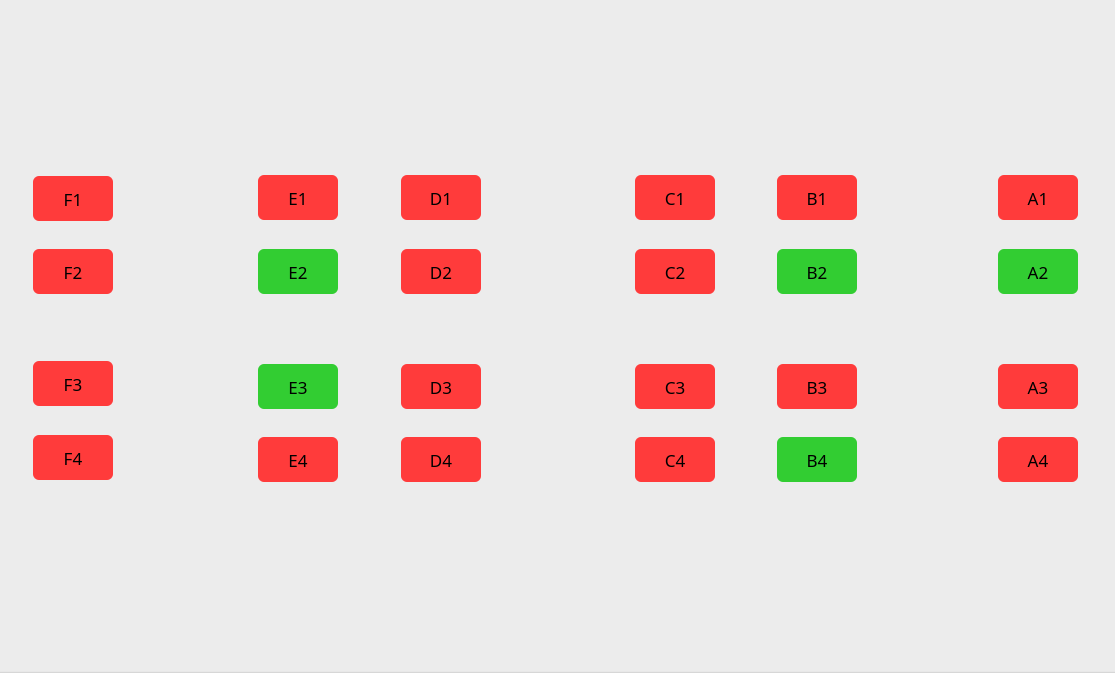
<?xml version="1.0" encoding="UTF-8"?>
<ui version="4.0">
 <class>ParkingMapWidgetB2F</class>
 <widget class="QWidget" name="ParkingMapWidgetB2F">
  <property name="geometry">
   <rect>
    <x>0</x>
    <y>0</y>
    <width>1115</width>
    <height>673</height>
   </rect>
  </property>
  <property name="windowTitle">
   <string>Form</string>
  </property>
  <widget class="QGroupBox" name="groupBox">
   <property name="geometry">
    <rect>
     <x>-12</x>
     <y>-18</y>
     <width>1132</width>
     <height>691</height>
    </rect>
   </property>
   <property name="styleSheet">
    <string notr="true">QGroupBox {
    background-image: url(:/images/parkingbox_B2F.png);
    background-repeat: no-repeat;
    background-position: center;
    background-origin: content;
}

QPushButton {
    background-color: #FF3B3B;
    border-radius: 6px;
}</string>
   </property>
   <property name="title">
    <string/>
   </property>
   <widget class="QPushButton" name="A1_button">
    <property name="geometry">
     <rect>
      <x>1010</x>
      <y>193</y>
      <width>80</width>
      <height>45</height>
     </rect>
    </property>
    <property name="font">
     <font>
      <family>맑은 고딕</family>
      <pointsize>13</pointsize>
     </font>
    </property>
    <property name="text">
     <string>A1</string>
    </property>
   </widget>
   <widget class="QPushButton" name="A2_button">
    <property name="geometry">
     <rect>
      <x>1010</x>
      <y>267</y>
      <width>80</width>
      <height>45</height>
     </rect>
    </property>
    <property name="font">
     <font>
      <family>맑은 고딕</family>
      <pointsize>13</pointsize>
     </font>
    </property>
    <property name="styleSheet">
     <string notr="true">QPushButton{
	background-color : #32CD32;
}</string>
    </property>
    <property name="text">
     <string>A2</string>
    </property>
   </widget>
   <widget class="QPushButton" name="A3_button">
    <property name="geometry">
     <rect>
      <x>1010</x>
      <y>382</y>
      <width>80</width>
      <height>45</height>
     </rect>
    </property>
    <property name="font">
     <font>
      <family>맑은 고딕</family>
      <pointsize>13</pointsize>
     </font>
    </property>
    <property name="text">
     <string>A3</string>
    </property>
   </widget>
   <widget class="QPushButton" name="A4_button">
    <property name="geometry">
     <rect>
      <x>1010</x>
      <y>455</y>
      <width>80</width>
      <height>45</height>
     </rect>
    </property>
    <property name="font">
     <font>
      <family>맑은 고딕</family>
      <pointsize>13</pointsize>
     </font>
    </property>
    <property name="text">
     <string>A4</string>
    </property>
   </widget>
   <widget class="QPushButton" name="B1_button">
    <property name="geometry">
     <rect>
      <x>789</x>
      <y>193</y>
      <width>80</width>
      <height>45</height>
     </rect>
    </property>
    <property name="font">
     <font>
      <family>맑은 고딕</family>
      <pointsize>13</pointsize>
     </font>
    </property>
    <property name="text">
     <string>B1</string>
    </property>
   </widget>
   <widget class="QPushButton" name="B2_button">
    <property name="geometry">
     <rect>
      <x>789</x>
      <y>267</y>
      <width>80</width>
      <height>45</height>
     </rect>
    </property>
    <property name="font">
     <font>
      <family>맑은 고딕</family>
      <pointsize>13</pointsize>
     </font>
    </property>
    <property name="styleSheet">
     <string notr="true">QPushButton{
	background-color : #32CD32;
}</string>
    </property>
    <property name="text">
     <string>B2</string>
    </property>
   </widget>
   <widget class="QPushButton" name="B3_button">
    <property name="geometry">
     <rect>
      <x>789</x>
      <y>382</y>
      <width>80</width>
      <height>45</height>
     </rect>
    </property>
    <property name="font">
     <font>
      <family>맑은 고딕</family>
      <pointsize>13</pointsize>
     </font>
    </property>
    <property name="text">
     <string>B3</string>
    </property>
   </widget>
   <widget class="QPushButton" name="B4_button">
    <property name="geometry">
     <rect>
      <x>789</x>
      <y>455</y>
      <width>80</width>
      <height>45</height>
     </rect>
    </property>
    <property name="font">
     <font>
      <family>맑은 고딕</family>
      <pointsize>13</pointsize>
     </font>
    </property>
    <property name="styleSheet">
     <string notr="true">QPushButton{
	background-color : #32CD32;
}</string>
    </property>
    <property name="text">
     <string>B4</string>
    </property>
   </widget>
   <widget class="QPushButton" name="C1_button">
    <property name="geometry">
     <rect>
      <x>647</x>
      <y>193</y>
      <width>80</width>
      <height>45</height>
     </rect>
    </property>
    <property name="font">
     <font>
      <family>맑은 고딕</family>
      <pointsize>13</pointsize>
     </font>
    </property>
    <property name="text">
     <string>C1</string>
    </property>
   </widget>
   <widget class="QPushButton" name="C2_button">
    <property name="geometry">
     <rect>
      <x>647</x>
      <y>267</y>
      <width>80</width>
      <height>45</height>
     </rect>
    </property>
    <property name="font">
     <font>
      <family>맑은 고딕</family>
      <pointsize>13</pointsize>
     </font>
    </property>
    <property name="text">
     <string>C2</string>
    </property>
   </widget>
   <widget class="QPushButton" name="C3_button">
    <property name="geometry">
     <rect>
      <x>647</x>
      <y>382</y>
      <width>80</width>
      <height>45</height>
     </rect>
    </property>
    <property name="font">
     <font>
      <family>맑은 고딕</family>
      <pointsize>13</pointsize>
     </font>
    </property>
    <property name="text">
     <string>C3</string>
    </property>
   </widget>
   <widget class="QPushButton" name="C4_button">
    <property name="geometry">
     <rect>
      <x>647</x>
      <y>455</y>
      <width>80</width>
      <height>45</height>
     </rect>
    </property>
    <property name="font">
     <font>
      <family>맑은 고딕</family>
      <pointsize>13</pointsize>
     </font>
    </property>
    <property name="text">
     <string>C4</string>
    </property>
   </widget>
   <widget class="QPushButton" name="D1_button">
    <property name="geometry">
     <rect>
      <x>413</x>
      <y>193</y>
      <width>80</width>
      <height>45</height>
     </rect>
    </property>
    <property name="font">
     <font>
      <family>맑은 고딕</family>
      <pointsize>13</pointsize>
     </font>
    </property>
    <property name="text">
     <string>D1</string>
    </property>
   </widget>
   <widget class="QPushButton" name="D2_button">
    <property name="geometry">
     <rect>
      <x>413</x>
      <y>267</y>
      <width>80</width>
      <height>45</height>
     </rect>
    </property>
    <property name="font">
     <font>
      <family>맑은 고딕</family>
      <pointsize>13</pointsize>
     </font>
    </property>
    <property name="text">
     <string>D2</string>
    </property>
   </widget>
   <widget class="QPushButton" name="D3_button">
    <property name="geometry">
     <rect>
      <x>413</x>
      <y>382</y>
      <width>80</width>
      <height>45</height>
     </rect>
    </property>
    <property name="font">
     <font>
      <family>맑은 고딕</family>
      <pointsize>13</pointsize>
     </font>
    </property>
    <property name="text">
     <string>D3</string>
    </property>
   </widget>
   <widget class="QPushButton" name="D4_button">
    <property name="geometry">
     <rect>
      <x>413</x>
      <y>455</y>
      <width>80</width>
      <height>45</height>
     </rect>
    </property>
    <property name="font">
     <font>
      <family>맑은 고딕</family>
      <pointsize>13</pointsize>
     </font>
    </property>
    <property name="text">
     <string>D4</string>
    </property>
   </widget>
   <widget class="QPushButton" name="E1_button">
    <property name="geometry">
     <rect>
      <x>270</x>
      <y>193</y>
      <width>80</width>
      <height>45</height>
     </rect>
    </property>
    <property name="font">
     <font>
      <family>맑은 고딕</family>
      <pointsize>13</pointsize>
     </font>
    </property>
    <property name="text">
     <string>E1</string>
    </property>
   </widget>
   <widget class="QPushButton" name="E2_button">
    <property name="geometry">
     <rect>
      <x>270</x>
      <y>267</y>
      <width>80</width>
      <height>45</height>
     </rect>
    </property>
    <property name="font">
     <font>
      <family>맑은 고딕</family>
      <pointsize>13</pointsize>
     </font>
    </property>
    <property name="styleSheet">
     <string notr="true">QPushButton{
	background-color : #32CD32;
}</string>
    </property>
    <property name="text">
     <string>E2</string>
    </property>
   </widget>
   <widget class="QPushButton" name="E3_button">
    <property name="geometry">
     <rect>
      <x>270</x>
      <y>382</y>
      <width>80</width>
      <height>45</height>
     </rect>
    </property>
    <property name="font">
     <font>
      <family>맑은 고딕</family>
      <pointsize>13</pointsize>
     </font>
    </property>
    <property name="styleSheet">
     <string notr="true">QPushButton{
	background-color : #32CD32;
}</string>
    </property>
    <property name="text">
     <string>E3</string>
    </property>
   </widget>
   <widget class="QPushButton" name="E4_button">
    <property name="geometry">
     <rect>
      <x>270</x>
      <y>455</y>
      <width>80</width>
      <height>45</height>
     </rect>
    </property>
    <property name="font">
     <font>
      <family>맑은 고딕</family>
      <pointsize>13</pointsize>
     </font>
    </property>
    <property name="text">
     <string>E4</string>
    </property>
   </widget>
   <widget class="QPushButton" name="F1_button">
    <property name="geometry">
     <rect>
      <x>45</x>
      <y>194</y>
      <width>80</width>
      <height>45</height>
     </rect>
    </property>
    <property name="font">
     <font>
      <family>맑은 고딕</family>
      <pointsize>13</pointsize>
     </font>
    </property>
    <property name="text">
     <string>F1</string>
    </property>
   </widget>
   <widget class="QPushButton" name="F2_button">
    <property name="geometry">
     <rect>
      <x>45</x>
      <y>267</y>
      <width>80</width>
      <height>45</height>
     </rect>
    </property>
    <property name="font">
     <font>
      <family>맑은 고딕</family>
      <pointsize>13</pointsize>
     </font>
    </property>
    <property name="text">
     <string>F2</string>
    </property>
   </widget>
   <widget class="QPushButton" name="F3_button">
    <property name="geometry">
     <rect>
      <x>45</x>
      <y>379</y>
      <width>80</width>
      <height>45</height>
     </rect>
    </property>
    <property name="font">
     <font>
      <family>맑은 고딕</family>
      <pointsize>13</pointsize>
     </font>
    </property>
    <property name="text">
     <string>F3</string>
    </property>
   </widget>
   <widget class="QPushButton" name="F4_button">
    <property name="geometry">
     <rect>
      <x>45</x>
      <y>453</y>
      <width>80</width>
      <height>45</height>
     </rect>
    </property>
    <property name="font">
     <font>
      <family>맑은 고딕</family>
      <pointsize>13</pointsize>
     </font>
    </property>
    <property name="text">
     <string>F4</string>
    </property>
   </widget>
  </widget>
 </widget>
 <resources/>
 <connections/>
</ui>
